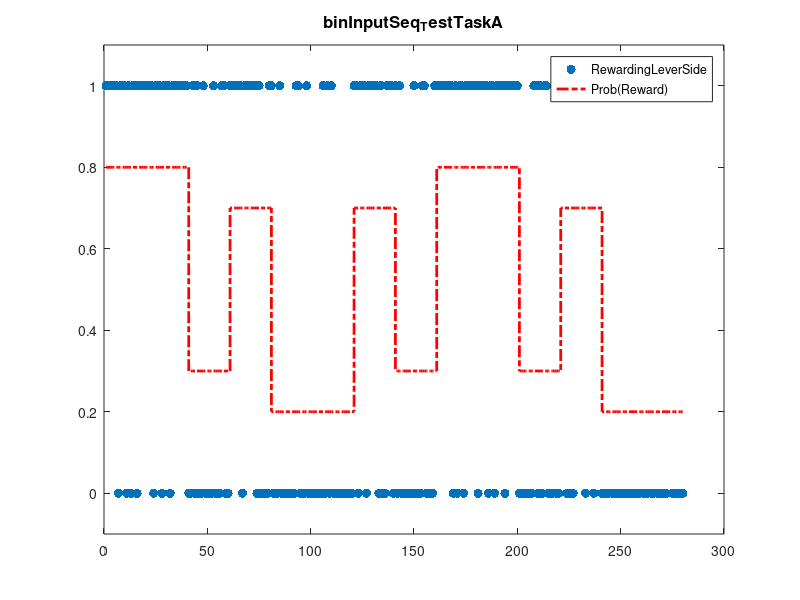

The MATLAB source for this figure: (Note: this script raises an error after producing the figure.)
%% TestTask_1 - Create test task binary input sequence 
% 280 trials total,
pPhase1  = 0.8; %A1  probability of "1" in curr phase
lPhase1  = 40;  %A1 n trials of curr phase
pPhase2  = 0.3; %B1
lPhase2  = 20; %B1
pPhase3  = 0.7; %B2
lPhase3  = 20;%B2
pPhase4  = 0.2; %A2
lPhase4  = 40; %A2
pPhase5  = 0.7; %B3
lPhase5  = 20; %B3
pPhase6  = 0.3; %B4
lPhase6  = 20; %B4
pPhase7  = 0.8; %A3
lPhase7  = 40; %A3
pPhase8  = 0.3; %B5
lPhase8  = 20; %B5
pPhase9  = 0.7; %B6
lPhase9  = 20; %B6
pPhase10 = 0.2; %A4 
lPhase10 = 40; %A4


% TestTask_1 outcomes
phase1  = ones(1,lPhase1);
iIncIdx = randperm(37,floor((1-pPhase1)*lPhase1))+3; % ! first 3 trials need to be "1" trials
phase1(1,iIncIdx) = 0;

phase2  = ones(1,lPhase2);
iIncIdx = randperm(lPhase2,floor((1-pPhase2)*lPhase2));
phase2(1,iIncIdx) = 0;

phase3  = ones(1,lPhase3);
iIncIdx = randperm(lPhase3,floor((1-pPhase3)*lPhase3));
phase3(1,iIncIdx) = 0;

phase4  = ones(1,lPhase4);
iIncIdx = randperm(lPhase4,floor((1-pPhase4)*lPhase4));
phase4(1,iIncIdx) = 0;

phase5  = ones(1,lPhase5);
iIncIdx = randperm(lPhase5,floor((1-pPhase5)*lPhase5));
phase5(1,iIncIdx) = 0;

phase6  = ones(1,lPhase6);
iIncIdx = randperm(lPhase6,floor((1-pPhase6)*lPhase6));
phase6(1,iIncIdx) = 0;

phase7  = ones(1,lPhase7);
iIncIdx = randperm(lPhase7,floor((1-pPhase7)*lPhase7));
phase7(1,iIncIdx) = 0;

phase8  = ones(1,lPhase8);
iIncIdx = randperm(lPhase8,floor((1-pPhase8)*lPhase8));
phase8(1,iIncIdx) = 0;

phase9  = ones(1,lPhase9);
iIncIdx = randperm(lPhase9,floor((1-pPhase9)*lPhase9));
phase9(1,iIncIdx) = 0;

phase10  = ones(1,lPhase10);
iIncIdx = randperm(lPhase10,floor((1-pPhase10)*lPhase10));
phase10(1,iIncIdx) = 0;


% TestTask_1 create input trajectory
u = [phase1,phase2,phase3,phase4,phase5,phase6,phase7,phase8,phase9,phase10];

%TestTask_1 underlying probability structure
probStr = [pPhase1*ones(1,lPhase1),pPhase2*ones(1,lPhase2),pPhase3*ones(1,lPhase3),pPhase4*ones(1,lPhase4),pPhase5*ones(1,lPhase5),...
     pPhase6*ones(1,lPhase6),pPhase7*ones(1,lPhase7),pPhase8*ones(1,lPhase8),pPhase9*ones(1,lPhase9),pPhase10*ones(1,lPhase10)];

%% PLOTTING
figure;
fig = plot(u, '.', 'MarkerSize', 20); ylim([-0.1, 1.1]);
hold on;
stairs(probStr, '-.', 'Color', 'r', 'LineWidth', 2);
legend({'RewardingLeverSide', 'Prob(Reward)'});
title('binInputSeq_TestTaskA', 'FontWeight', 'bold', 'FontSize', 12);
figdir = fullfile('binInputSeq_TestTaskA_TrajPlot');
save([figdir,'.fig'])
print([figdir,'.png'], '-dpng')
writematrix(u, [pwd,filesep, 'binInputSeq_TestTaskA.txt'],"Delimiter",',')
